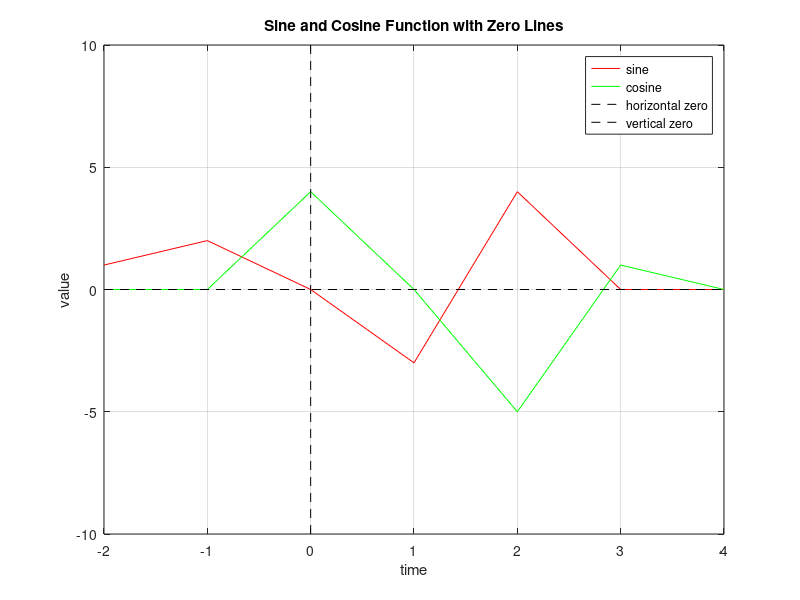
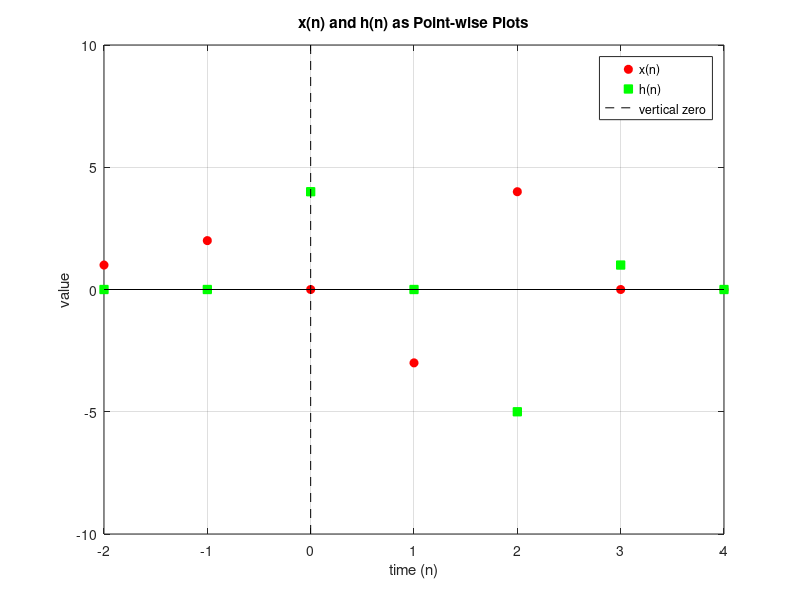

These figures' MATLAB source, in order: (Note: this script raises an error after producing the figures.)
x = [1, 2, 0 , -3 ,4 , 0 , 0];
h = [0, 0 , 4 , 0 , -5 , 1, 0 ];
t = [-2 , -1 , 0 , 1 , 2 ,3 ,4 ];


%plot x(n) and h(n)
y4_start = -10;
y4_end = 10;
x_vertical_line = 0;
figure();
plot(t, x, 'r', t, h, 'g');
hold on;
line([x_vertical_line, x_vertical_line], [y4_start, y4_end], 'Color', 'k', 'LineStyle', '--'); % Vertical line
line([min(t), max(t)], [0, 0], 'Color', 'k', 'LineStyle', '--'); % Horizontal zero line
xlabel('time');
ylabel('value');
legend('sine', 'cosine', 'horizontal zero', 'vertical zero');
title('Sine and Cosine Function with Zero Lines');
grid on
hold off; % Release the hold on the plot




figure();
stem(t, x, 'r', 'Marker', 'o', 'MarkerFaceColor', 'r', 'LineStyle', 'none');
hold on;
stem(t, h, 'g', 'Marker', 'square', 'MarkerFaceColor', 'g', 'LineStyle', 'none');
line([0, 0], [-10, 10], 'Color', 'k', 'LineStyle', '--'); % Vertical line
xlabel('time (n)');
ylabel('value');
legend('x(n)', 'h(n)', 'vertical zero');
title('x(n) and h(n) as Point-wise Plots');
grid on
hold off;







index = 2
% ques Q1.A
zt(x,index)
zt(h,index)


% Q1 .B
syms z;

ztrans(x,z)
ztrans(h,z)
